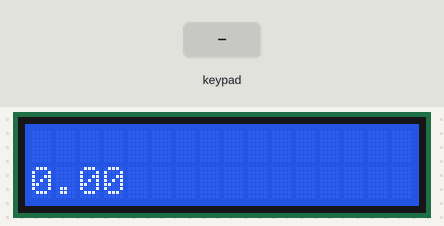
A sketch run on a simulated Arduino Uno, built with avr-gcc and run on an emulated ATmega328P. Shown: 16×2 character LCD. The test bench sets the inputs (shaded band).

Above: at 1.2 s.
1.3 s: keypad keys 7 6 5 4 * pressed 0.4 s apart
At 3.2 s:
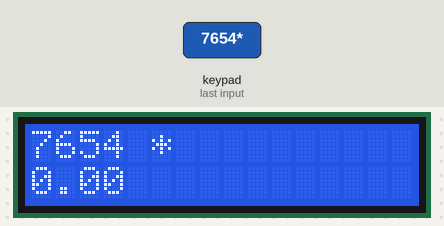
4.8 s: key '1' pressed
At 5.9 s:
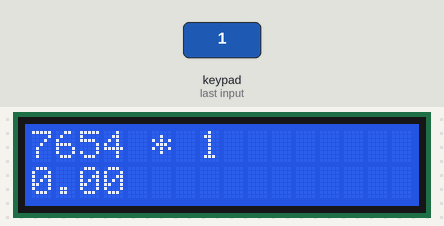
6.3 s: key '2' pressed
At 6.8 s:
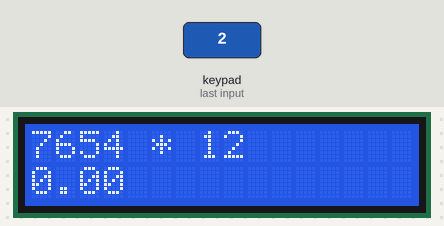
7.8 s: keypad keys 7 6 5 4 pressed 0.4 s apart
At 9.3 s:
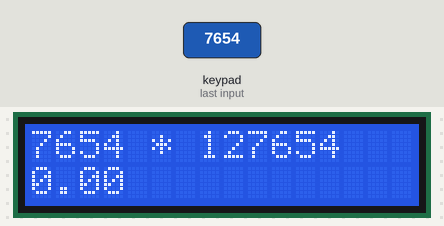
10.9 s: keypad keys 7 6 5 4 = pressed 0.4 s apart
At 13.8 s:
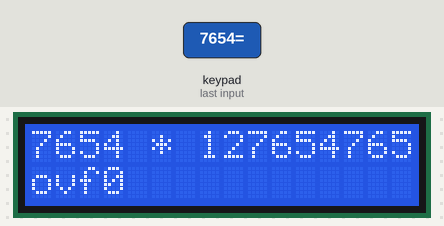
Timing chart, 0 to 15.3 s (numbered marks = the images above; inputs shaded):
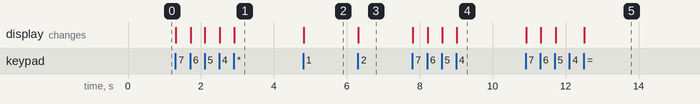

The sketch:

hesap_makinesi1.ino
```cpp
#include <Keypad.h>
#include <LiquidCrystal_I2C.h>
#include <Wire.h>

const byte ROW = 4;
const byte COL = 4;

char keys[ROW][COL] = {
  {'1', '2', '3', '+'},
  {'4', '5', '6', '-'},
  {'7', '8', '9', '*'},
  {'S', '0', '=', '/'}
};

byte pinRow[ROW] = {7, 6, 5, 4};
byte pinCol[COL] = {3, 2, 9, 8};

Keypad keypad = Keypad(makeKeymap(keys), pinRow, pinCol, ROW, COL);

LiquidCrystal_I2C lcd(0x27, 16, 2);

String num1, num2;
char op;
boolean opVar = false;
boolean sonuc = false;
int numLen;
float result; // Eksik tanımlama

void setup() {
  Serial.begin(9600);
  lcd.init();
  lcd.backlight();
}

void loop() {
  char key = keypad.getKey();

  if (key != NO_KEY && (key != '+' && key != '-' && key != '*' && key != '/' && key != '=' && key != 'S')) { // Mantıksal operatörlerde hata
    if (opVar == false) {
      num1 = num1 + key;
      numLen = num1.length();
      lcd.setCursor(0, 0);
      lcd.print(num1);
    } else {
      num2 = num2 + key;
      lcd.setCursor(numLen + 3, 0);
      lcd.print(num2);
      sonuc = true;
    }
  }
  if (opVar == false && key != NO_KEY && (key == '+' || key == '-' || key == '*' || key == '/')) { // Mantıksal operatörde hata
    opVar = true;
    op = key;
    lcd.setCursor(numLen + 1, 0);
    lcd.print(op);
  }
  if (opVar == true && sonuc == true && key != NO_KEY && key == '=') {
    switch (op) {
      case '+':
        result = num1.toFloat() + num2.toFloat();
        break;
      case '-':
        result = num1.toFloat() - num2.toFloat();
        break;
      case '*':
        result = num1.toFloat() * num2.toFloat();
        break;
      case '/':
        if (num2.toFloat() != 0.0) { // Karşılaştırma operatöründe hata
          result = num1.toFloat() / num2.toFloat();
        } else {
          lcd.clear();
          lcd.setCursor(0, 0);
          lcd.print("0'a bolunemez");
          delay(3000);
          num1 = "";
          num2 = "";
          opVar = false;
          sonuc = false;
          lcd.clear();
          return;
        }
        break;
    }
  }
  lcd.setCursor(0,1);
  lcd.print(result);
  if (opVar == true && sonuc == true && key != NO_KEY && key == 'S'){
    lcd.clear();
    lcd.setCursor(0,0);
    num1 = "";
    num2 = "";
    result = 0.0;
    opVar = false;
    sonuc = false;
  }
}
```

Measured:
- after the input at 1.3 s, the display: first changes at once (image 1 shows a later state)
- after the input at 4.8 s, the display: changes at once (image 2)
- after the input at 6.3 s, the display: changes at once (image 3)
- after the input at 7.8 s, the display: first changes at once (image 4 shows a later state)
- after the input at 10.9 s, the display: first changes at once (image 5 shows a later state)
